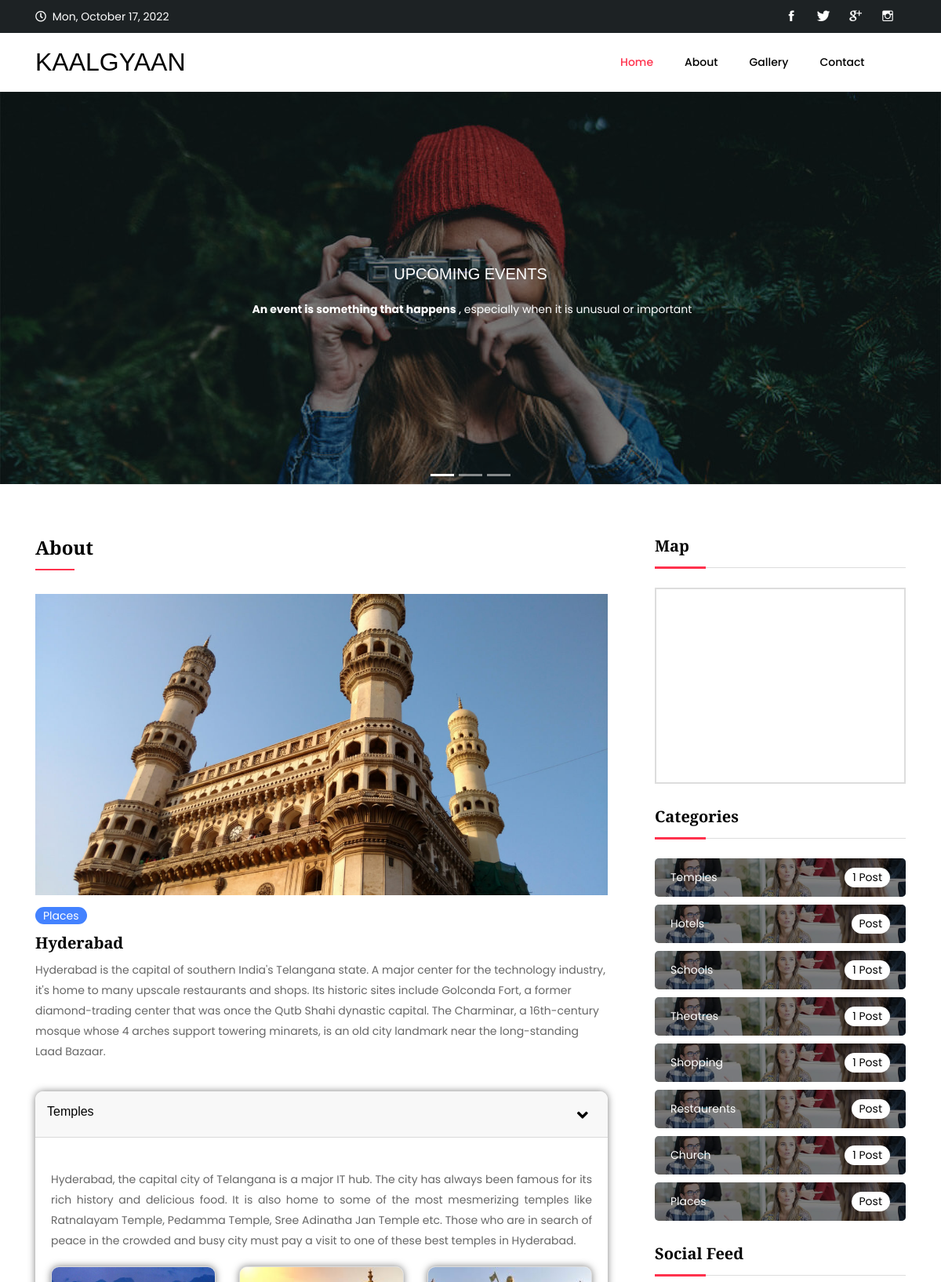
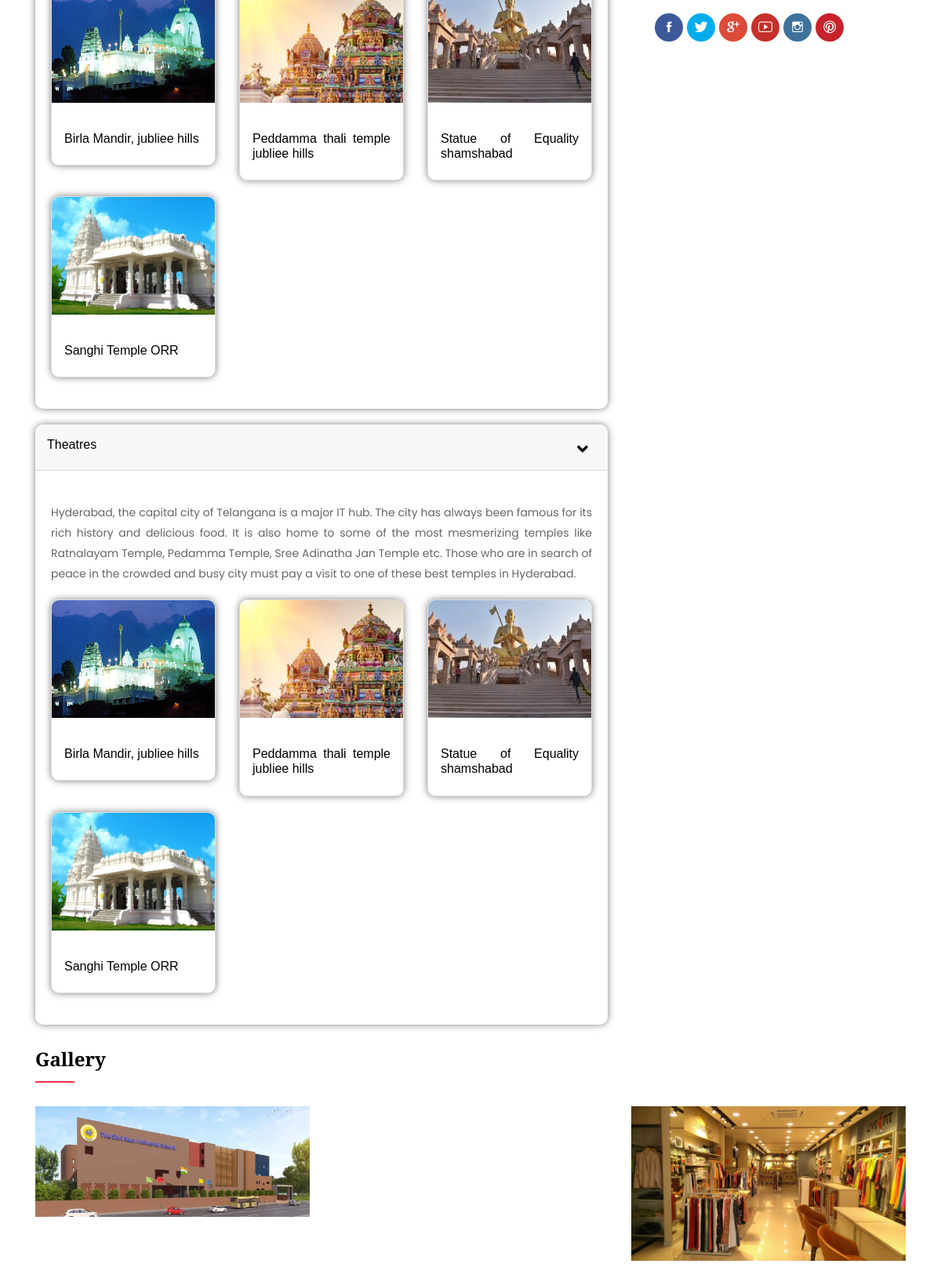
/searchpage.php (upper part), run on the app's committed database (2 pictures, top to bottom).
### tables this page shows
CREATE TABLE `searchpage_banners` (
  `id` int(11) NOT NULL,
  `title` text DEFAULT NULL,
  `city_id` int(11) DEFAULT NULL,
  `category_id` int(11) DEFAULT NULL,
  `description` text DEFAULT NULL,
  `image` text DEFAULT NULL
);

CREATE TABLE `about` (
  `id` int(11) NOT NULL,
  `title` text DEFAULT NULL,
  `city_id` int(11) DEFAULT NULL,
  `category_id` int(11) DEFAULT NULL,
  `description` text DEFAULT NULL,
  `image` text DEFAULT NULL
);

CREATE TABLE `categories` (
  `id` int(11) NOT NULL,
  `name` text DEFAULT NULL
);

CREATE TABLE `searchpage_accordians` (
  `id` int(11) NOT NULL,
  `city_id` int(11) DEFAULT NULL,
  `category_id` int(11) DEFAULT NULL,
  `description` text DEFAULT NULL,
  `area_name` text DEFAULT NULL,
  `image` text DEFAULT NULL
);

CREATE TABLE `homefeatured_posts` (
  `id` int(11) NOT NULL,
  `title` text DEFAULT NULL,
  `category_id` int(11) DEFAULT NULL,
  `description` text DEFAULT NULL,
  `image` text DEFAULT NULL
);

CREATE TABLE `searchgallery` (
  `id` int(11) NOT NULL,
  `city_id` int(11) DEFAULT NULL,
  `image` text DEFAULT NULL
);

### admin/includes/crud.php (called while the page is built, shortened)
<?php
class Database
{
    private $db_host = "localhost";
    private $db_user = "u743445510_kaalgyaan";
    private $db_pass = "Kaalgyaan@2022";
    private $db_name = "u743445510_kaalgyaan";
    private $con = false;
    private $myconn = "";
    private $result = array();
    private $numResults = "";
    public function connect()
    {
        if (!$this->con) {
            $this->myconn = new mysqli($this->db_host, $this->db_user, $this->db_pass, $this->db_name);
            if ($this->myconn->connect_errno > 0) {
                array_push($this->result, $this->myconn->connect_error);
                return false;
            } else {
                $this->con = true;
                return true;
            }
        } else {
            return true;
        }
    }
    public function sql($sql)
    {
        $this->myconn->query("SET NAMES utf8");
        $query = $this->myconn->query($sql);
        if ($query) {
            $this->numResults = 0;
            if (isset($query->num_rows) && ($query->num_rows > 0)) {
                $this->numResults = $query->num_rows;
            }
            for ($i = 0; $i < $this->numResults; $i++) {
                $r = $query->fetch_array();
                $key = array_keys($r);
                for ($x = 0; $x < count($key); $x++) {
                    if (!is_int($key[$x])) {
                        if ($query->num_rows >= 1) {
                           $this->result[$i][$key[$x]] = $r[$key[$x]];
                        } else {
                            $this->result = null;
                        }
                    }
                }
            }
            return true;
        } else {
            array_push($this->result, $this->myconn->error);
            return false;
        }
    }
    public function getResult()
    {
        $val = $this->result;
        $this->result = array();
        return $val;
    }
    public function numRows()
    {
        $val = $this->numResults;
        $this->numResults = array();
        return $val;
    }
}

### searchpage.php (the view, shortened to what this page needs)
<?php
include_once('admin/includes/crud.php');
$db = new Database();
$db->connect();
$db->sql("SET NAMES 'utf8'");
?>
<!DOCTYPE html>
<html lang="en">
<head>
<link rel="stylesheet" href="assets/css/animate.css">
<link rel="stylesheet" href="assets/bootstrap/css/bootstrap.min.css">
<link rel="stylesheet" href="assets/css/ionicons.min.css">
<link rel="stylesheet" href="assets/css/themify-icons.css">
<link rel="stylesheet" href="assets/css/linearicons.css">
<link rel="stylesheet" href="assets/css/all.min.css">
<link rel="stylesheet" href="assets/owlcarousel/css/owl.carousel.min.css">
<link rel="stylesheet" href="assets/owlcarousel/css/owl.theme.css">
<link rel="stylesheet" href="assets/owlcarousel/css/owl.theme.default.min.css">
<link rel="stylesheet" href="assets/css/magnific-popup.css">
<link rel="stylesheet" href="assets/css/style.css">
<link rel="stylesheet" href="assets/css/responsive.css">
</head>
<body>
<header class="header_wrap dark_skin fixed-top">
	<div class="top-header bg_dark light_skin">
        <div class="container">
            <div class="row align-items-center">
                <div class="col-md-7">
                    <ul class="header_list text-center text-md-left">
                    	<li><i class="far fa-clock"></i> <span id="current_time"></span></li>
                    </ul>
                </div>
                <div class="col-md-5">
                	<div class="d-flex align-items-center justify-content-center justify-content-md-end">
                        <ul class="social_icons social_white">
                            <li><a href="#"><i class="ion-social-facebook"></i></a></li>
                            <li><a href="#"><i class="ion-social-twitter"></i></a></li>
                            <li><a href="#"><i class="ion-social-googleplus"></i></a></li>
                            <li><a href="#"><i class="ion-social-instagram-outline"></i></a></li>
                        </ul>
                    </div>
                </div>
            </div>
        </div>
    </div>
	<div class="container">
    	<nav class="navbar navbar-expand-lg">
            <a class="navbar-brand" href="index.php">
                <h2 class="mb-0">KAALGYAAN</h2>
            </a>
            <div class="collapse navbar-collapse justify-content-end" id="navbarSupportedContent">
                <ul class="navbar-nav">
                    <li>
                        <a  class="nav-link  active" href="index.php">Home</a>
                    </li>
                    <li>
                        <a  class="nav-link " href="#">About</a>
                    </li>  <li>
                        <a  class="nav-link " href="#">Gallery</a>
                    </li>
                 <li><a class="nav-link nav_item" href="contact.php">Contact</a></li>
                </ul>
            </div>
            <ul class="navbar-nav attr-nav align-items-center">
                <li><a href="javascript:void(0);" class="nav-link search_trigger"><i class="linearicons-magnifier"></i></a>
                </li>
            </ul>
		</nav>
	</div>
</header>
<section class="search">
    <div id="carouselExampleCaptions" class="carousel slide" data-ride="carousel">
        <ol class="carousel-indicators">
          <li data-target="#carouselExampleCaptions" data-slide-to="0" class="active"></li>
          <li data-target="#carouselExampleCaptions" data-slide-to="1"></li>
          <li data-target="#carouselExampleCaptions" data-slide-to="2"></li>
        </ol>
        <div class="carousel-inner">
        <?php
                $sql = "SELECT * FROM `searchpage_banners` WHERE city_id=1";
                $db->sql($sql);
                $result = $db->getResult();
            ?>
          <div class="carousel-item active">
            <div class="banner-overlay"></div>
            <img src="<?php echo "admin/" .$result[0]['image']; ?>" class="d-block w-100" alt="...">
            <div class="carousel-caption d-none d-md-block">
              <h5><?php echo $result[0]['title']; ?></h5>
              <p><?php echo $result[0]['description']; ?></p>
            </div>
          </div>
          <?php
                $sql = "SELECT * FROM `searchpage_banners` WHERE city_id=1";
                $db->sql($sql);
            ?>
        </div>
      </div>
</section>
<div class="section pt-0 pb_70">
	<div class="container">
    	<div class="row">
        	<div class="col-12">
            	<hr class="mt-0">
                <div class="medium_divider clearfix"></div>
            </div>
        </div>
    	<div class="row">
        	<div class="col-lg-8">
                <div class="heading_s2">
                	<h4>About</h4>
                </div>
                <?php
                    $sql = "SELECT *,categories.name AS name FROM `about`,`categories` WHERE about.category_id=categories.id AND city_id=1";
                    $db->sql($sql);
                    $res = $db->getResult();
                ?>
            	<div class="blog_article blog_grid_module">
                	<div class="blog_post">
                        <div class="blog_img">
                            <a href="#">
                            	<img src="<?php echo "admin/" .$res[0]['image']; ?>" alt="blog_img1">
                            </a>
                        </div>
                        <div class="blog_content">
                        	<div class="blog_text">
                        		<div class="blog_tags">
                                    <a class="blog_tags_cat bg_blue" href="#"><?php echo $res[0]['name']; ?></a>
                                </div>
                        		<h5 class="blog_heading"><a href="#"><?php echo $res[0]['title']; ?></a></h5>
                        		<p><?php echo $res[0]['description']; ?> </p>
                        	</div>
                        </div>
                    </div>
                </div>
                <div id="accordion" class="kal">
                <?php
                            $sql = "SELECT DISTINCT name FROM `searchpage_accordians`,`categories` WHERE searchpage_accordians.category_id=categories.id AND city_id=1 ORDER BY name";
                            $db->sql($sql);
                            $result = $db->getResult();
                            foreach ($result as $value) {
                        ?>
                    <div class="card">
                      <div class="card-header" id="headingOne">
                        <h5 class="mb-0">
                          <button class="btn btn-link" data-toggle="collapse" data-target="#collapseOne" aria-expanded="true" aria-controls="collapseOne">
                          <?php echo $value['name']; ?> <span class="accicon" id="accicon"><i class="fas fa-angle-up rotate-icon"></i></span>
                          </button>
                        </h5>
                      </div>
                      <div id="collapseOne" class="collapse show" aria-labelledby="headingOne" data-parent="#accordion">
                        <div class="card-body">
                            <?php
                                $sql = "SELECT * FROM `searchpage_accordians` WHERE category_id=1 AND city_id=1";
                                $db->sql($sql);
                                $result = $db->getResult();
                            ?>
                            <p><?php echo $result[0]['description']; ?></p>
                            <div class="row">
                                <?php
                                    $sql = "SELECT * FROM `searchpage_accordians` WHERE category_id=1 AND city_id=1";
                                    $db->sql($sql);
                                    $result = $db->getResult();
                                    foreach($result as $value){
                                ?>
                                <div class="col-lg-4">
                                   <div class="card card-bod">
                                    <img src="<?php echo "admin/" .$value['image']; ?>" class="img-fluid" alt="">
                                    <div class="temple-name">
                                        <h6 class="color p-3"><?php echo $value['area_name']; ?></h6>
                                    </div>
                                </div>
                            </div>
                            <?php } ?>
                         </div>
                      </div>
                    </div>
                </div>
                 <?php } ?>
                </div>
            </div>
            <div class="col-lg-4">
            	<div class="sidebar">
                    <div class="widget">
                        <h5 class="widget_title">Map</h5>
                        <iframe src="https://www.google.com/maps/embed?pb=!1m18!1m12!1m3!1d243647.25176871577!2d78.40804555!3d17.4123487!2m3!1f0!2f0!3f0!3m2!1i1024!2i768!4f13.1!3m3!1m2!1s0x3bcb99daeaebd2c7%3A0xae93b78392bafbc2!2sHyderabad%2C%20Telangana%2C%20India!5e0!3m2!1sen!2suk!4v1659194535324!5m2!1sen!2suk"
                        width="100%" height="250" style="border:2px solid #ddd;padding: 10px;"
                        allowfullscreen="" loading="lazy"></iframe>
                    </div>
                    <div class="widget">
                    	<h5 class="widget_title">Categories</h5>
                        <ul class="widget_categories">
                        <?php
                        $sql = "SELECT * FROM `categories`";
                        $db->sql($sql);
                        $result = $db->getResult();
                        foreach ($result as $value) {
                        ?>
                        	<li><a href="#<?php $value['id']; ?>"><div class="cat_bg background_bg overlay_bg_50" data-img-src="assets/images/cat_img1.jpg"><div class="post_category"><span class="cat_title"><?php echo $value['name'] ?></span><span
                                    class="cat_num" id=<?php echo $value['id']; ?>> <?php
                        $sql = "SELECT * FROM `homefeatured_posts` WHERE category_id= $value[id]";
                        $db->sql($sql);
                        $result = $db->getResult();
                        $num = $db->numRows($result);
                        foreach ($result as $value) {
                            echo $num;
                        }
                        ?> Post</span></div></div></a></li>
                            <?php } ?>
                        </ul>
                    </div>
                	<div class="widget">
                    	<h5 class="widget_title">Social Feed</h5>
                        <ul class="widget_social social_icons rounded_social">
                            <li><a href="#" class="sc_facebook"><i class="ion-social-facebook"></i></a></li>
                            <li><a href="#" class="sc_twitter"><i class="ion-social-twitter"></i></a></li>
                            <li><a href="#" class="sc_gplus"><i class="ion-social-googleplus"></i></a></li>
                            <li><a href="#" class="sc_youtube"><i class="ion-social-youtube-outline"></i></a></li>
                            <li><a href="#" class="sc_instagram"><i class="ion-social-instagram-outline"></i></a></li>
                            <li><a href="#" class="sc_pinterest"><i class="ion-social-pinterest-outline"></i></a></li>
                    	</ul>
                    </div>
                </div>
        </div>
    </div>
</div>
<section class="gal">
    <div class="container">
        <div class="row">
            <div class="col-lg-12">
                <div class="heading_s2">
                	<h4>Gallery</h4>
                </div>
            </div>
            <?php
                $sql = "SELECT * FROM `searchgallery` WHERE city_id=1";
                $db->sql($sql);
                $result = $db->getResult();
                foreach ($result as $value) {
            ?>
            <div class="col-lg-4">
                <img src="<?php echo "admin/" .$value['image']; ?>" alt="" class="img-fluid">
            </div>
            <?php } ?>
        </div>
    </div>
</section>
</body>
</html>

### assets/css/responsive.css (style rules this page uses)
@media only screen and (min-width: 992px) { .sidebar { padding-left: 30px; } }

### data on the page
searchpage_banners: image (picture), title "UPCOMING EVENTS", description "An event is something that happens , especially when it is unusual or important"
about: image (picture), category.name "Places", title "Hyderabad", description "Hyderabad is the capital of southern India's Telangana state. A major center for the technology industry, it's home to many upscale restaurants and shops. Its historic sites include Golconda Fort, a former diamond-trading center that was once the Qutb Shahi dynastic capital. The Charminar, a 16th-century mosque whose 4 arches support towering minarets, is an old city landmark near the long-standing Laad Bazaar."
searchpage_accordians: description "Hyderabad, the capital city of Telangana is a major IT hub. The city has always been famous for its rich history and delicious food. It is also home to some of the most mesmerizing temples like Ratnalayam Temple, Pedamma Temple, Sree Adinatha Jan Temple etc. Those who are in search of peace in the crowded and busy city must pay a visit to one of these best temples in Hyderabad.", image (picture), area_name "Birla Mandir, jubliee hills"
searchpage_accordians: image (picture), area_name "Peddamma thali temple jubliee hills"
searchpage_accordians: image (picture), area_name "Statue of Equality shamshabad"
searchpage_accordians: image (picture), area_name "Sanghi Temple ORR"
categories: name "Temples"
homefeatured_posts: num "1"
categories: name "Hotels"
categories: name "Schools"
homefeatured_posts: num "1"
categories: name "Theatres"
homefeatured_posts: num "1"
categories: name "Shopping"
homefeatured_posts: num "1"
categories: name "Restaurents"
categories: name "Church"
homefeatured_posts: num "1"
searchgallery: image (picture)
searchgallery: image (picture)

### other printed values
$value['name'] "Temples"
$value['name'] "Theatres"
$value['name'] "Places"
